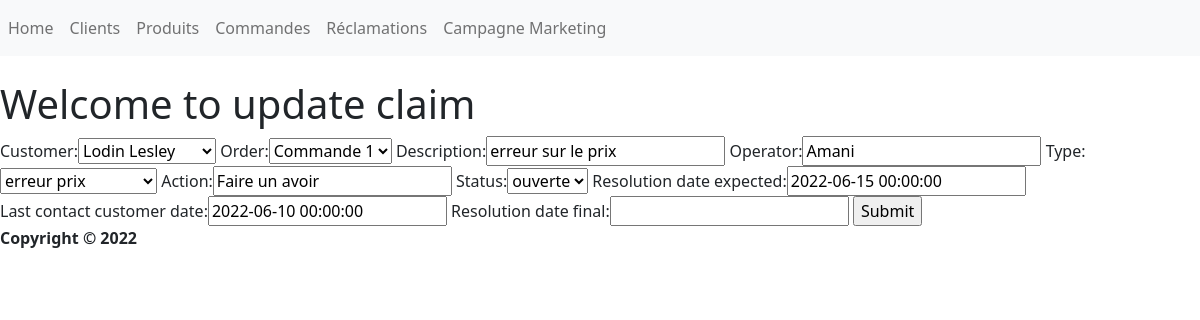
Page /Réclamations_mise_à_jour/1 on the committed database.
### Main/models.py (models this page shows, shortened)
class Claim(models.Model):
    TYPE_CHOICES=(('erreur prix','erreur prix'),('article erronné','article erronné'),('article defectueux','article defectueux'),('retard livraison','retard livraison'))
    STATUS_CHOICES=(('ouverte','ouverte'),('résolue','résolue'))
    customer=models.ForeignKey(Customer,null=True, on_delete=models.SET_NULL)
    order=models.ForeignKey(Order,null=True, on_delete=models.SET_NULL)
    date_created=models.DateTimeField(auto_now_add=True, null=True)
    description=models.CharField(max_length=255, null=True)
    Operator=models.CharField(max_length=255, null=True) # A choisir dans users
    Type=models.CharField(max_length=255, null=True,choices=TYPE_CHOICES)
    action=models.CharField(max_length=255, null=True)
    status=models.CharField(max_length=255, null=True,default='ouverte',choices=STATUS_CHOICES)
    resolution_date_expected=models.DateTimeField(null=True)
    last_contact_customer_date=models.DateTimeField(blank=True, null=True)
    resolution_date_final=models.DateTimeField(blank=True, null=True)

### Main/forms.py
class ClaimForm(ModelForm):
    class Meta():
        model = Claim
        fields='__all__'

### Main/models.py (called while the page is built)
    def __str__(self):
        return self.name

    def __str__(self):
        return "Commande "+ str(self.id)

### Main/views.py (called while the page is built)
def update_claim(request,pk):
    my_claim=Claim.objects.get(id=pk)
    if request.method == 'POST':
        my_form=ClaimForm(request.POST,instance=my_claim)
        if my_form.is_valid():
            my_form.save()
            return redirect('/Réclamations/')
    my_form= ClaimForm(instance=my_claim)
    context={'claim':my_claim,'form':my_form}
    return render(request, 'Main/claim_update.html',context)

### Main/Templates/Main/claim_update.html (shortened to what this page needs)
{% extends "main/base.html" %}
{% block content %}
    <header>
        <h1> Welcome to update claim </h1>
    </header>
    <form method="POST">
        {{form}}
        <input type="submit" name="Update Claim">
    </form>
{% endblock content %}

### rows in the picture
Claim: customer "Lodin Lesley", order "Commande 1", description "erreur sur le prix", Operator "Amani", Type "erreur prix", action "Faire un avoir", status "ouverte", resolution_date_expected "2022-06-15 00:00:00", last_contact_customer_date "2022-06-10 00:00:00"
